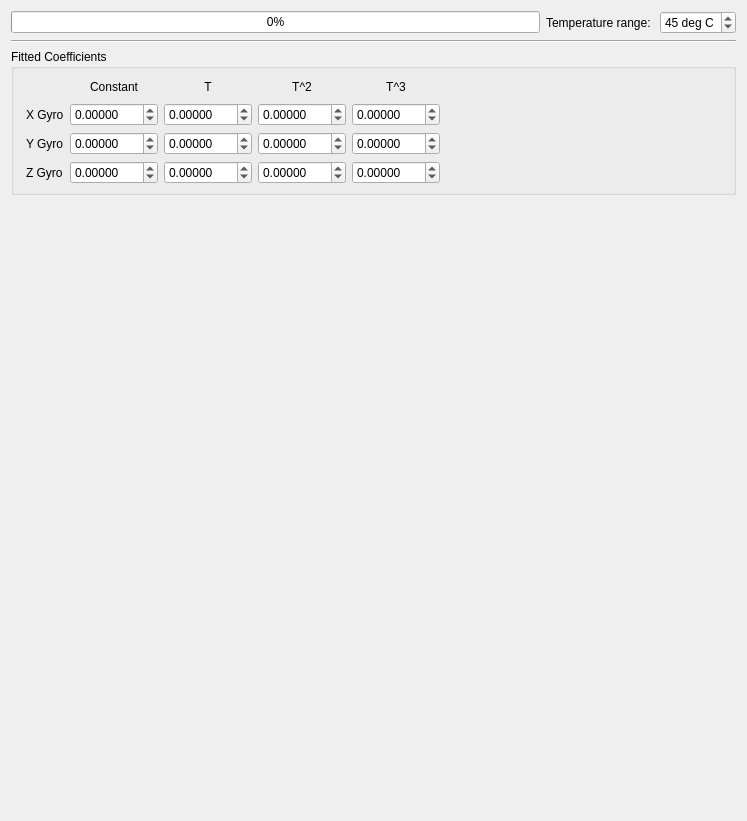
         <widget class="QWidget" name="scrollAreaWidgetContents_3">
          <property name="geometry">
           <rect>
            <x>0</x>
            <y>0</y>
            <width>747</width>
            <height>821</height>
           </rect>
          </property>
          <layout class="QVBoxLayout" name="verticalLayout_6">
           <item>
            <layout class="QHBoxLayout" name="horizontalLayout_2">
             <item>
              <widget class="QProgressBar" name="tempCalProgress">
               <property name="value">
                <number>0</number>
               </property>
              </widget>
             </item>
             <item>
              <widget class="QLabel" name="label_3">
               <property name="text">
                <string>Temperature range: </string>
               </property>
              </widget>
             </item>
             <item>
              <widget class="QSpinBox" name="tempCalRange">
               <property name="toolTip">
                <string>&lt;html&gt;&lt;head/&gt;&lt;body&gt;&lt;p&gt;Select the range of temperature to use for calibration.&lt;/p&gt;&lt;/body&gt;&lt;/html&gt;</string>
               </property>
               <property name="suffix">
                <string> deg C</string>
               </property>
               <property name="prefix">
                <string/>
               </property>
               <property name="value">
                <number>45</number>
               </property>
              </widget>
             </item>
            </layout>
           </item>
           <item>
            <widget class="Line" name="line">
             <property name="orientation">
              <enum>Qt::Horizontal</enum>
             </property>
            </widget>
           </item>
           <item>
            <widget class="QGroupBox" name="groupBox_2">
             <property name="sizePolicy">
              <sizepolicy hsizetype="Preferred" vsizetype="Fixed">
               <horstretch>0</horstretch>
               <verstretch>0</verstretch>
              </sizepolicy>
             </property>
             <property name="title">
              <string>Fitted Coefficients</string>
             </property>
             <layout class="QGridLayout" name="gridLayout_7">
              <property name="leftMargin">
               <number>12</number>
              </property>
              <property name="topMargin">
               <number>8</number>
              </property>
              <property name="bottomMargin">
               <number>8</number>
              </property>
              <item row="0" column="0">
               <layout class="QGridLayout" name="gridLayout_6">
                <item row="2" column="4">
                 <widget class="QDoubleSpinBox" name="xGyroField_5">
                  <property name="decimals">
                   <number>5</number>
                  </property>
                  <property name="minimum">
                   <double>-180.000000000000000</double>
                  </property>
                  <property name="maximum">
                   <double>180.000000000000000</double>
                  </property>
                  <property name="objrelation" stdset="0">
                   <stringlist notr="true">
                    <string>objname:SensorSettings</string>
                    <string>fieldname:YGyroTempCoeff</string>
                    <string>element:T3</string>
                    <string>scale:1</string>
                    <string>buttongroup:1</string>
                   </stringlist>
                  </property>
                 </widget>
                </item>
                <item row="3" column="2">
                 <widget class="QDoubleSpinBox" name="xGyroField_10">
                  <property name="decimals">
                   <number>5</number>
                  </property>
                  <property name="minimum">
                   <double>-180.000000000000000</double>
                  </property>
                  <property name="maximum">
                   <double>180.000000000000000</double>
                  </property>
                  <property name="objrelation" stdset="0">
                   <stringlist notr="true">
                    <string>objname:SensorSettings</string>
                    <string>fieldname:ZGyroTempCoeff</string>
                    <string>element:T</string>
                    <string>scale:1</string>
                    <string>buttongroup:1</string>
                   </stringlist>
                  </property>
                 </widget>
                </item>
                <item row="1" column="4">
                 <widget class="QDoubleSpinBox" name="xGyroField_4">
                  <property name="decimals">
                   <number>5</number>
                  </property>
                  <property name="minimum">
                   <double>-180.000000000000000</double>
                  </property>
                  <property name="maximum">
                   <double>180.000000000000000</double>
                  </property>
                  <property name="objrelation" stdset="0">
                   <stringlist notr="true">
                    <string>objname:SensorSettings</string>
                    <string>fieldname:XGyroTempCoeff</string>
                    <string>element:T3</string>
                    <string>scale:1</string>
                    <string>buttongroup:1</string>
                   </stringlist>
                  </property>
                 </widget>
                </item>
                <item row="1" column="2">
                 <widget class="QDoubleSpinBox" name="xGyroField_2">
                  <property name="decimals">
                   <number>5</number>
                  </property>
                  <property name="minimum">
                   <double>-180.000000000000000</double>
                  </property>
                  <property name="maximum">
                   <double>180.000000000000000</double>
                  </property>
                  <property name="objrelation" stdset="0">
                   <stringlist notr="true">
                    <string>objname:SensorSettings</string>
                    <string>fieldname:XGyroTempCoeff</string>
                    <string>element:T</string>
                    <string>scale:1</string>
                    <string>buttongroup:1</string>
                   </stringlist>
                  </property>
                 </widget>
                </item>
                <item row="0" column="3">
                 <widget class="QLabel" name="label_14">
                  <property name="text">
                   <string>T^2</string>
                  </property>
                  <property name="alignment">
                   <set>Qt::AlignCenter</set>
                  </property>
                 </widget>
                </item>
                <item row="3" column="1">
                 <widget class="QDoubleSpinBox" name="xGyroField_11">
                  <property name="decimals">
                   <number>5</number>
                  </property>
                  <property name="minimum">
                   <double>-180.000000000000000</double>
                  </property>
                  <property name="maximum">
                   <double>180.000000000000000</double>
                  </property>
                  <property name="objrelation" stdset="0">
                   <stringlist notr="true">
                    <string>objname:SensorSettings</string>
                    <string>fieldname:ZGyroTempCoeff</string>
                    <string>element:1</string>
                    <string>scale:1</string>
                    <string>buttongroup:1</string>
                   </stringlist>
                  </property>
                 </widget>
                </item>
                <item row="1" column="1">
                 <widget class="QDoubleSpinBox" name="xGyroField_1">
                  <property name="decimals">
                   <number>5</number>
                  </property>
                  <property name="minimum">
                   <double>-180.000000000000000</double>
                  </property>
                  <property name="maximum">
                   <double>180.000000000000000</double>
                  </property>
                  <property name="objrelation" stdset="0">
                   <stringlist notr="true">
                    <string>objname:SensorSettings</string>
                    <string>fieldname:XGyroTempCoeff</string>
                    <string>element:1</string>
                    <string>scale:1</string>
                    <string>buttongroup:1</string>
                   </stringlist>
                  </property>
                 </widget>
                </item>
                <item row="0" column="1">
                 <widget class="QLabel" name="label_16">
                  <property name="text">
                   <string>Constant</string>
                  </property>
                  <property name="alignment">
                   <set>Qt::AlignCenter</set>
                  </property>
                 </widget>
                </item>
                <item row="1" column="3">
                 <widget class="QDoubleSpinBox" name="xGyroField_3">
                  <property name="decimals">
                   <number>5</number>
                  </property>
                  <property name="minimum">
                   <double>-180.000000000000000</double>
                  </property>
                  <property name="maximum">
                   <double>180.000000000000000</double>
                  </property>
                  <property name="objrelation" stdset="0">
                   <stringlist notr="true">
                    <string>objname:SensorSettings</string>
                    <string>fieldname:XGyroTempCoeff</string>
                    <string>element:T2</string>
                    <string>scale:1</string>
                    <string>buttongroup:1</string>
                   </stringlist>
                  </property>
                 </widget>
                </item>
                <item row="2" column="1">
                 <widget class="QDoubleSpinBox" name="xGyroField_7">
                  <property name="decimals">
                   <number>5</number>
                  </property>
                  <property name="minimum">
                   <double>-180.000000000000000</double>
                  </property>
                  <property name="maximum">
                   <double>180.000000000000000</double>
                  </property>
                  <property name="objrelation" stdset="0">
                   <stringlist notr="true">
                    <string>objname:SensorSettings</string>
                    <string>fieldname:YGyroTempCoeff</string>
                    <string>element:1</string>
                    <string>scale:1</string>
                    <string>buttongroup:1</string>
                   </stringlist>
                  </property>
                 </widget>
                </item>
                <item row="2" column="2">
                 <widget class="QDoubleSpinBox" name="xGyroField_6">
                  <property name="decimals">
                   <number>5</number>
                  </property>
                  <property name="minimum">
                   <double>-180.000000000000000</double>
                  </property>
                  <property name="maximum">
                   <double>180.000000000000000</double>
                  </property>
                  <property name="objrelation" stdset="0">
                   <stringlist notr="true">
                    <string>objname:SensorSettings</string>
                    <string>fieldname:YGyroTempCoeff</string>
                    <string>element:T</string>
                    <string>scale:1</string>
                    <string>buttongroup:1</string>
                   </stringlist>
                  </property>
                 </widget>
                </item>
                <item row="0" column="4">
                 <widget class="QLabel" name="label_11">
                  <property name="text">
                   <string>T^3</string>
                  </property>
                  <property name="alignment">
                   <set>Qt::AlignCenter</set>
                  </property>
                 </widget>
                </item>
                <item row="2" column="0">
                 <widget class="QLabel" name="label_12">
                  <property name="text">
                   <string>Y Gyro</string>
                  </property>
                 </widget>
                </item>
                <item row="2" column="3">
                 <widget class="QDoubleSpinBox" name="xGyroField_8">
                  <property name="decimals">
                   <number>5</number>
                  </property>
                  <property name="minimum">
                   <double>-180.000000000000000</double>
                  </property>
                  <property name="maximum">
                   <double>180.000000000000000</double>
                  </property>
                  <property name="objrelation" stdset="0">
                   <stringlist notr="true">
                    <string>objname:SensorSettings</string>
                    <string>fieldname:YGyroTempCoeff</string>
                    <string>element:T2</string>
                    <string>scale:1</string>
                    <string>buttongroup:1</string>
                   </stringlist>
                  </property>
                 </widget>
                </item>
                <item row="1" column="0">
                 <widget class="QLabel" name="label_15">
                  <property name="sizePolicy">
                   <sizepolicy hsizetype="Minimum" vsizetype="Preferred">
                    <horstretch>0</horstretch>
                    <verstretch>0</verstretch>
                   </sizepolicy>
                  </property>
                  <property name="maximumSize">
                   <size>
                    <width>60</width>
                    <height>16777215</height>
                   </size>
                  </property>
                  <property name="text">
                   <string>X Gyro</string>
                  </property>
                 </widget>
                </item>
                <item row="3" column="4">
                 <widget class="QDoubleSpinBox" name="xGyroField_9">
                  <property name="decimals">
                   <number>5</number>
                  </property>
                  <property name="minimum">
                   <double>-180.000000000000000</double>
                  </property>
                  <property name="maximum">
                   <double>180.000000000000000</double>
                  </property>
                  <property name="objrelation" stdset="0">
                   <stringlist notr="true">
                    <string>objname:SensorSettings</string>
                    <string>fieldname:ZGyroTempCoeff</string>
                    <string>element:T3</string>
                    <string>scale:1</string>
                    <string>buttongroup:1</string>
                   </stringlist>
                  </property>
                 </widget>
                </item>
                <item row="0" column="2">
                 <widget class="QLabel" name="label_17">
                  <property name="text">
                   <string>T</string>
                  </property>
                  <property name="alignment">
                   <set>Qt::AlignCenter</set>
                  </property>
                 </widget>
                </item>
                <item row="3" column="3">
                 <widget class="QDoubleSpinBox" name="xGyroField_12">
                  <property name="decimals">
                   <number>5</number>
                  </property>
                  <property name="minimum">
                   <double>-180.000000000000000</double>
                  </property>
                  <property name="maximum">
                   <double>180.000000000000000</double>
                  </property>
                  <property name="objrelation" stdset="0">
                   <stringlist notr="true">
                    <string>objname:SensorSettings</string>
                    <string>fieldname:ZGyroTempCoeff</string>
                    <string>element:T2</string>
                    <string>scale:1</string>
                    <string>buttongroup:1</string>
                   </stringlist>
                  </property>
                 </widget>
                </item>
                <item row="3" column="0">
                 <widget class="QLabel" name="label_13">
                  <property name="text">
                   <string>Z Gyro</string>
                  </property>
                 </widget>
                </item>
                <item row="0" column="5">
                 <spacer name="horizontalSpacer_4">
                  <property name="orientation">
                   <enum>Qt::Horizontal</enum>
                  </property>
                  <property name="sizeHint" stdset="0">
                   <size>
                    <width>40</width>
                    <height>20</height>
                   </size>
                  </property>
                 </spacer>
                </item>
               </layout>
              </item>
             </layout>
            </widget>
           </item>
           <item>
            <widget class="TempCompCurve" name="xGyroTemp" native="true">
             <property name="sizePolicy">
              <sizepolicy hsizetype="Preferred" vsizetype="MinimumExpanding">
               <horstretch>0</horstretch>
               <verstretch>0</verstretch>
              </sizepolicy>
             </property>
             <property name="minimumSize">
              <size>
               <width>0</width>
               <height>100</height>
              </size>
             </property>
            </widget>
           </item>
           <item>
            <widget class="TempCompCurve" name="yGyroTemp" native="true">
             <property name="sizePolicy">
              <sizepolicy hsizetype="Preferred" vsizetype="MinimumExpanding">
               <horstretch>0</horstretch>
               <verstretch>0</verstretch>
              </sizepolicy>
             </property>
             <property name="minimumSize">
              <size>
               <width>0</width>
               <height>100</height>
              </size>
             </property>
            </widget>
           </item>
           <item>
            <widget class="TempCompCurve" name="zGyroTemp" native="true">
             <property name="sizePolicy">
              <sizepolicy hsizetype="Preferred" vsizetype="MinimumExpanding">
               <horstretch>0</horstretch>
               <verstretch>0</verstretch>
              </sizepolicy>
             </property>
             <property name="minimumSize">
              <size>
               <width>0</width>
               <height>100</height>
              </size>
             </property>
            </widget>
           </item>
           <item>
            <widget class="QLabel" name="tempCalMessage">
             <property name="sizePolicy">
              <sizepolicy hsizetype="Preferred" vsizetype="MinimumExpanding">
               <horstretch>0</horstretch>
               <verstretch>0</verstretch>
              </sizepolicy>
             </property>
             <property name="minimumSize">
              <size>
               <width>0</width>
               <height>45</height>
              </size>
             </property>
             <property name="maximumSize">
              <size>
               <width>16777215</width>
               <height>50</height>
              </size>
             </property>
             <property name="text">
              <string/>
             </property>
            </widget>
           </item>
          </layout>
         </widget>
